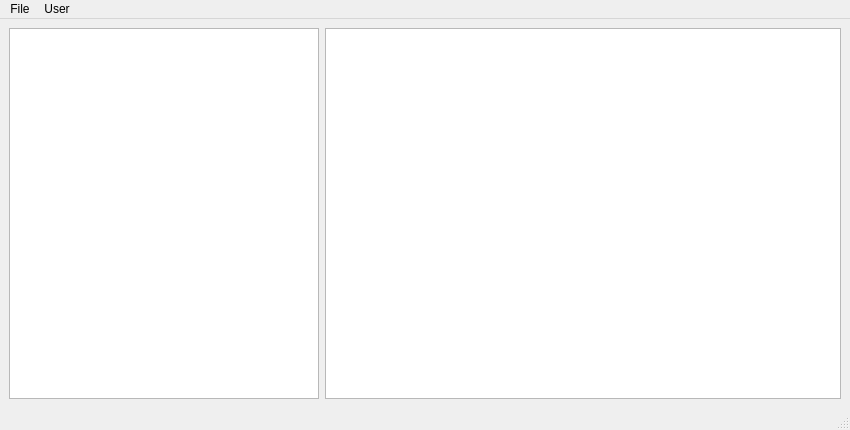
<?xml version="1.0" encoding="UTF-8"?>
<ui version="4.0">
 <class>MainWindow</class>
 <widget class="QMainWindow" name="MainWindow">
  <property name="geometry">
   <rect>
    <x>0</x>
    <y>0</y>
    <width>850</width>
    <height>430</height>
   </rect>
  </property>
  <property name="minimumSize">
   <size>
    <width>600</width>
    <height>200</height>
   </size>
  </property>
  <property name="windowTitle">
   <string>Another password manager</string>
  </property>
  <widget class="QWidget" name="centralwidget">
   <layout class="QHBoxLayout" name="horizontalLayout" stretch="3,5">
    <item>
     <widget class="QTableView" name="servicesColumn">
      <property name="minimumSize">
       <size>
        <width>100</width>
        <height>0</height>
       </size>
      </property>
     </widget>
    </item>
    <item>
     <widget class="QTableView" name="accountsColumn">
      <property name="minimumSize">
       <size>
        <width>200</width>
        <height>0</height>
       </size>
      </property>
     </widget>
    </item>
   </layout>
  </widget>
  <widget class="QMenuBar" name="menubar">
   <property name="geometry">
    <rect>
     <x>0</x>
     <y>0</y>
     <width>850</width>
     <height>21</height>
    </rect>
   </property>
   <widget class="QMenu" name="menuUser">
    <property name="title">
     <string>User</string>
    </property>
    <addaction name="logoutAction"/>
   </widget>
   <widget class="QMenu" name="menuFile">
    <property name="title">
     <string>File</string>
    </property>
    <addaction name="newServiceAction"/>
    <addaction name="newAcoountAction"/>
    <addaction name="separator"/>
    <addaction name="editAction"/>
    <addaction name="deleteAction"/>
   </widget>
   <addaction name="menuFile"/>
   <addaction name="menuUser"/>
  </widget>
  <widget class="QStatusBar" name="statusbar"/>
  <action name="newServiceAction">
   <property name="text">
    <string>New service</string>
   </property>
   <property name="shortcut">
    <string/>
   </property>
  </action>
  <action name="newAcoountAction">
   <property name="text">
    <string>New account</string>
   </property>
  </action>
  <action name="settingsAction">
   <property name="text">
    <string>Settings</string>
   </property>
  </action>
  <action name="logoutAction">
   <property name="text">
    <string>Log out</string>
   </property>
  </action>
  <action name="editAction">
   <property name="text">
    <string>Edit</string>
   </property>
   <property name="toolTip">
    <string>Edit</string>
   </property>
   <property name="shortcut">
    <string extracomment="F2"/>
   </property>
   <property name="shortcutVisibleInContextMenu">
    <bool>true</bool>
   </property>
  </action>
  <action name="deleteAction">
   <property name="text">
    <string>Delete</string>
   </property>
  </action>
 </widget>
 <resources/>
 <connections/>
</ui>
